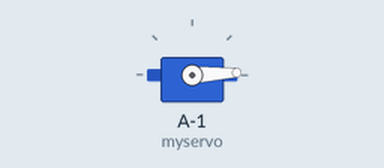
This sketch was run on a simulated ATtiny85, built with avr-gcc and run on an emulated ATtiny85. Shown: servo.

Above: at 0.05 s.
At 1.45 s:
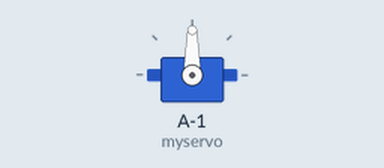
At 2.85 s:
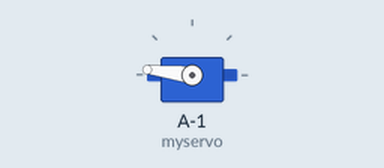
At 5.65 s:
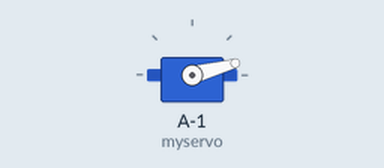
Timing chart, 0 to 7.6 s (numbered marks = the images above):
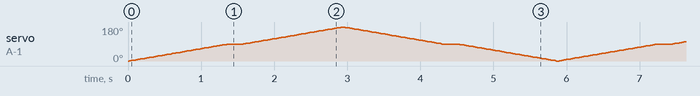

The sketch:

servo_motor.ino
```cpp
#include <Servo.h>
Servo myservo;
int pos=0;

void setup()
{

myservo.attach(13);

}

void loop()
{
for(pos=0;pos<180;pos+=1)
{
  myservo.write(pos);
  if(pos==90)
  delay(200);
  delay(15);
}
for(pos=180;pos>=0;pos-=1)
{
  myservo.write(pos);
  if(pos==90)
  delay(200);
  delay(15);
}
}
```
